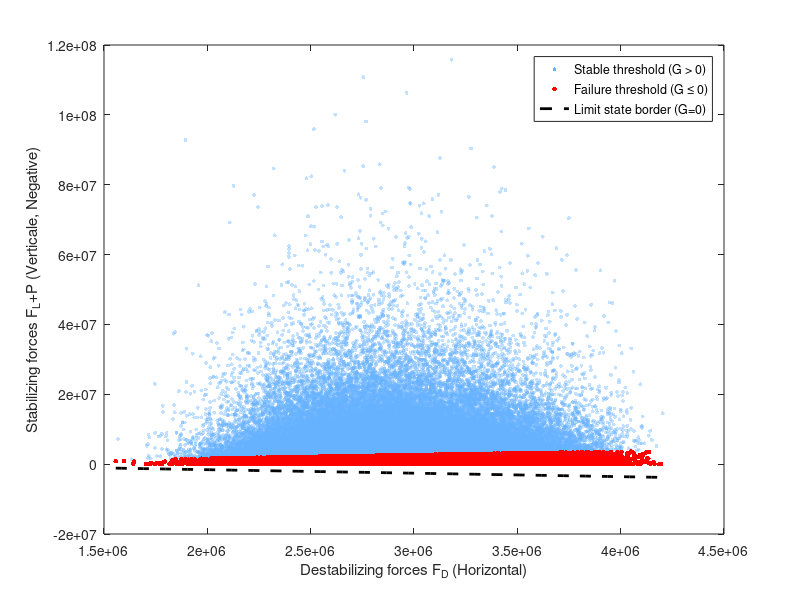

MATLAB code to generate this figure: (Note: this script raises an error after producing the figure.)
% =========================================================================
% ESTIMATION DE LA PROBABILITÉ DE DÉFAILLANCE - MONTE CARLO
% =========================================================================


%% 1. PARAMÈTRES ET ENTRÉES
W = 412020;       % Poids du pont 
mu = 1.0;         % Coefficient de frottement supposée à 1
N = 100000;       % Nombre de simulations de Monte Carlo

% Paramètres de la loi GEV pour FD et FL

k_D = -0.2424; sigma_D = 372373.6993; mu_D = 2786459.5688;     % Traînée FD
k_L = -1.4310; sigma_L = 5458484.1443; mu_L = -3823149.0403;      % Amplitude de la portance |FL|

%% 2. SIMULATION DE MONTE CARLO
rng('default'); % pour la reproductibilité

% Génération des forces de traînée 
FD = gevrnd(k_D, sigma_D, mu_D, [N, 1]);

% Génération des forces de portance 

FL = -gevrnd(k_L, sigma_L, mu_L, [N, 1]);

%% 3. ANALYSE DE LA SÉCURITÉ (FONCTION D'ÉTAT LIMITE Z ou G)
% Formule : Z = mu * (W + |FL|) - FD
% Défaillance si Z <= 0 (les forces l'emportent sur la résistance)
Z = mu * (W + abs(FL)) - FD;

% Calcul de la probabilité de défaillance
nb_defaillances = sum(Z <= 0);
p_defaillance = nb_defaillances / N;

% Affichage du résultat dans la console
fprintf('--- RÉSULTATS DE LA SIMULATION ---\n');
fprintf('Nombre de cas de rupture : %d sur %d\n', nb_defaillances, N);
fprintf('Probabilité que le pont coule/glisse : %.4f %%\n\n', p_defaillance * 100);

%% 4. GRAPHICS / PLOTS

% Figure 1 : Distribution des forces et Frontière de défaillance
figure('Color', 'w');
scatter(FD(Z>0), FL(Z>0), 8, [0.4 0.7 1], 'filled', 'MarkerFaceAlpha', 0.4); hold on;
scatter(FD(Z<=0), FL(Z<=0), 12, 'r', 'filled');

% Tracer la ligne d'état limite théorique (Z = 0)
fd_axe = linspace(min(FD), max(FD), 100);
fl_axe = -(fd_axe / mu - W); % Issu de mu*(W + |fl|) - fd = 0 -> |fl| = fd/mu - W -> fl = -(fd/mu - W)
plot(fd_axe, fl_axe, 'k--', 'LineWidth', 2);

grid off; box on;
xlabel('Destabilizing forces F_D (Horizontal)');
ylabel('Stabilizing forces F_L+P (Verticale, Negative)');

legend('Stable threshold (G > 0)', 'Failure threshold (G \leq 0)', 'Limit state border (G=0)', 'Location', 'best');

% Figure 2 : Histogramme de la fonction d'état limite Z
figure('Color', 'w');
histogram(Z(Z>0), 'FaceColor', [0.2 0.6 0.2], 'EdgeColor', 'none', 'Normalization', 'pdf'); hold on;
histogram(Z(Z<=0), 'FaceColor', 'r', 'EdgeColor', 'none', 'Normalization', 'pdf');
xline(0, 'r--', 'LineWidth', 2, 'Label', 'Break (G = 0)', 'LabelVerticalAlignment', 'top');
grid off;
xlabel('Limit state function G = (W + |F_L|) - F_D');
ylabel('CDF');

legend('Security zone', 'Failure zone', 'Location', 'best');
